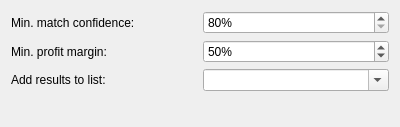
<?xml version="1.0" encoding="UTF-8"?>
<ui version="4.0">
 <class>testMarginsParams</class>
 <widget class="QWidget" name="testMarginsParams">
  <property name="geometry">
   <rect>
    <x>0</x>
    <y>0</y>
    <width>400</width>
    <height>127</height>
   </rect>
  </property>
  <property name="windowTitle">
   <string>Form</string>
  </property>
  <layout class="QVBoxLayout" name="verticalLayout">
   <item>
    <layout class="QGridLayout" name="gridLayout">
     <item row="0" column="0">
      <widget class="QLabel" name="label">
       <property name="text">
        <string>Min. match confidence:</string>
       </property>
      </widget>
     </item>
     <item row="0" column="1">
      <widget class="QSpinBox" name="confidenceBox">
       <property name="suffix">
        <string>%</string>
       </property>
       <property name="minimum">
        <number>80</number>
       </property>
       <property name="maximum">
        <number>100</number>
       </property>
      </widget>
     </item>
     <item row="1" column="0">
      <widget class="QLabel" name="label_2">
       <property name="text">
        <string>Min. profit margin:</string>
       </property>
      </widget>
     </item>
     <item row="2" column="0">
      <widget class="QLabel" name="label_3">
       <property name="text">
        <string>Add results to list:</string>
       </property>
      </widget>
     </item>
     <item row="2" column="1">
      <widget class="QComboBox" name="listBox">
       <property name="editable">
        <bool>true</bool>
       </property>
      </widget>
     </item>
     <item row="1" column="1">
      <widget class="QSpinBox" name="marginBox">
       <property name="suffix">
        <string>%</string>
       </property>
       <property name="maximum">
        <number>9999</number>
       </property>
       <property name="value">
        <number>50</number>
       </property>
      </widget>
     </item>
    </layout>
   </item>
   <item>
    <spacer name="verticalSpacer">
     <property name="orientation">
      <enum>Qt::Vertical</enum>
     </property>
     <property name="sizeHint" stdset="0">
      <size>
       <width>20</width>
       <height>67</height>
      </size>
     </property>
    </spacer>
   </item>
  </layout>
 </widget>
 <resources/>
 <connections/>
</ui>
